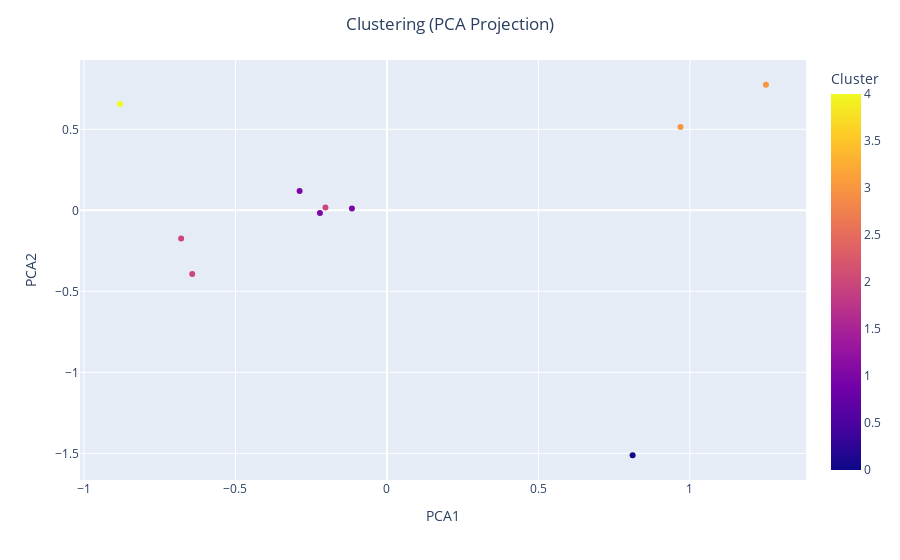

The code cell stored with this chart in its notebook:
### Code cell
spotify.visualize_clustering(df=df_scaled, feature=df[['track_name']])

### Figure 1 — Plotly figure (JSON) as saved in the notebook; plotly's stock layout.template omitted (floating-point values rounded to 4 significant figures)
{"data": [{"customdata": [["CIEL"], ["1h55"], ["No stress"], ["Journée"], ["Mapessa (feat. Tiakola)"], ["PLAISIR NOCIF"], ["Panamera"], ["Love"], ["Fusil"], ["Cousine"]], "hovertemplate": "PCA1=%{x}<br>PCA2=%{y}<br>Track_ID=%{customdata[0]}<br>Cluster=%{marker.color}<extra></extra>", "legendgroup": "", "marker": {"color": [1, 3, 0, 1, 1, 3, 2, 2, 4, 2], "coloraxis": "coloraxis", "symbol": "circle"}, "mode": "markers", "name": "", "orientation": "v", "showlegend": false, "type": "scatter", "x": [-0.2884, 1.251, 0.811, -0.1155, -0.2212, 0.9692, -0.6428, -0.203, -0.8811, -0.6794], "xaxis": "x", "y": [0.12, 0.7751, -1.511, 0.01148, -0.01566, 0.5145, -0.3935, 0.01797, 0.6555, -0.1739], "yaxis": "y"}], "layout": {"coloraxis": {"colorbar": {"title": {"text": "Cluster"}}, "colorscale": [[0, "#0d0887"], [0.1111, "#46039f"], [0.2222, "#7201a8"], [0.3333, "#9c179e"], [0.4444, "#bd3786"], [0.5556, "#d8576b"], [0.6667, "#ed7953"], [0.7778, "#fb9f3a"], [0.8889, "#fdca26"], [1, "#f0f921"]]}, "legend": {"tracegroupgap": 0}, "margin": {"t": 60}, "title": {"text": "Clustering (PCA Projection)", "x": 0.5}, "xaxis": {"anchor": "y", "domain": [0, 1], "title": {"text": "PCA1"}}, "yaxis": {"anchor": "x", "domain": [0, 1], "title": {"text": "PCA2"}}}}
